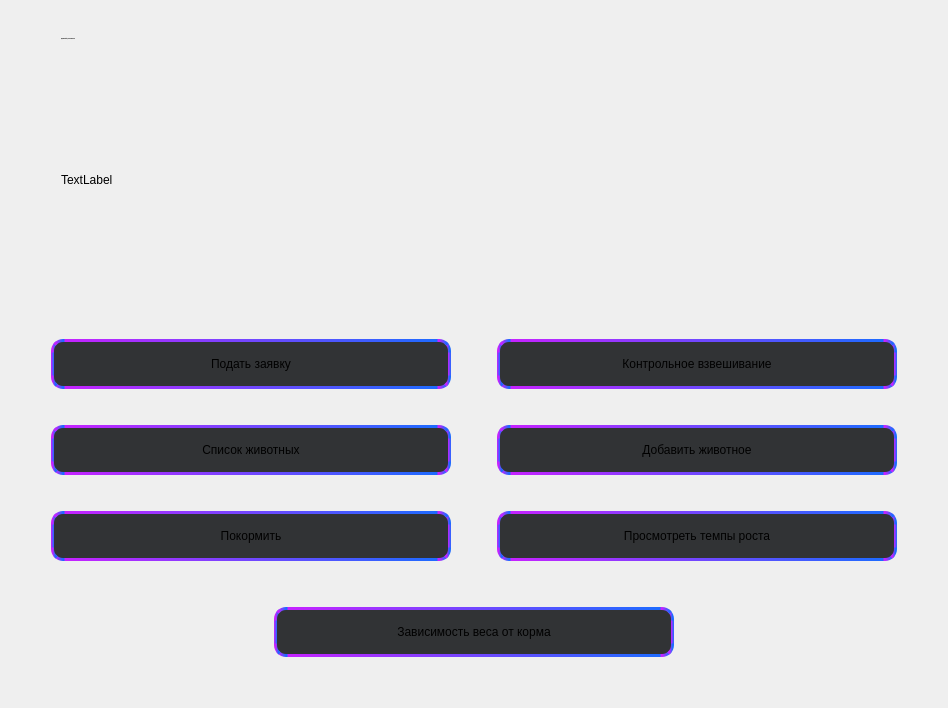
      <widget class="QWidget" name="tab_worker">
       <attribute name="title">
        <string>Рабочий</string>
       </attribute>
       <layout class="QVBoxLayout" name="verticalLayout_4">
        <item>
         <spacer name="verticalSpacer_33">
          <property name="orientation">
           <enum>Qt::Vertical</enum>
          </property>
          <property name="sizeType">
           <enum>QSizePolicy::Preferred</enum>
          </property>
          <property name="sizeHint" stdset="0">
           <size>
            <width>20</width>
            <height>18</height>
           </size>
          </property>
         </spacer>
        </item>
        <item>
         <layout class="QHBoxLayout" name="horizontalLayout_5">
          <item>
           <spacer name="horizontalSpacer_38">
            <property name="orientation">
             <enum>Qt::Horizontal</enum>
            </property>
            <property name="sizeType">
             <enum>QSizePolicy::Preferred</enum>
            </property>
            <property name="sizeHint" stdset="0">
             <size>
              <width>50</width>
              <height>20</height>
             </size>
            </property>
           </spacer>
          </item>
          <item>
           <widget class="QLabel" name="lbl_hi_1">
            <property name="font">
             <font>
              <family>Roboto</family>
              <pointsize>-1</pointsize>
              <weight>75</weight>
              <bold>true</bold>
             </font>
            </property>
            <property name="text">
             <string>Здравствуйте, Пользователь !</string>
            </property>
            <property name="alignment">
             <set>Qt::AlignLeading|Qt::AlignLeft|Qt::AlignVCenter</set>
            </property>
           </widget>
          </item>
          <item>
           <spacer name="horizontalSpacer_39">
            <property name="orientation">
             <enum>Qt::Horizontal</enum>
            </property>
            <property name="sizeHint" stdset="0">
             <size>
              <width>40</width>
              <height>20</height>
             </size>
            </property>
           </spacer>
          </item>
         </layout>
        </item>
        <item>
         <spacer name="verticalSpacer_34">
          <property name="orientation">
           <enum>Qt::Vertical</enum>
          </property>
          <property name="sizeType">
           <enum>QSizePolicy::Preferred</enum>
          </property>
          <property name="sizeHint" stdset="0">
           <size>
            <width>20</width>
            <height>25</height>
           </size>
          </property>
         </spacer>
        </item>
        <item>
         <layout class="QHBoxLayout" name="horizontalLayout_6">
          <item>
           <spacer name="horizontalSpacer_40">
            <property name="orientation">
             <enum>Qt::Horizontal</enum>
            </property>
            <property name="sizeType">
             <enum>QSizePolicy::Minimum</enum>
            </property>
            <property name="sizeHint" stdset="0">
             <size>
              <width>50</width>
              <height>20</height>
             </size>
            </property>
           </spacer>
          </item>
          <item>
           <widget class="QLabel" name="lbl_descript_1">
            <property name="text">
             <string>TextLabel</string>
            </property>
           </widget>
          </item>
          <item>
           <spacer name="horizontalSpacer_41">
            <property name="orientation">
             <enum>Qt::Horizontal</enum>
            </property>
            <property name="sizeType">
             <enum>QSizePolicy::Preferred</enum>
            </property>
            <property name="sizeHint" stdset="0">
             <size>
              <width>40</width>
              <height>20</height>
             </size>
            </property>
           </spacer>
          </item>
          <item>
           <widget class="QLabel" name="img_worker">
            <property name="minimumSize">
             <size>
              <width>200</width>
              <height>200</height>
             </size>
            </property>
            <property name="maximumSize">
             <size>
              <width>200</width>
              <height>200</height>
             </size>
            </property>
            <property name="text">
             <string/>
            </property>
            <property name="scaledContents">
             <bool>true</bool>
            </property>
           </widget>
          </item>
          <item>
           <spacer name="horizontalSpacer_42">
            <property name="orientation">
             <enum>Qt::Horizontal</enum>
            </property>
            <property name="sizeType">
             <enum>QSizePolicy::Minimum</enum>
            </property>
            <property name="sizeHint" stdset="0">
             <size>
              <width>40</width>
              <height>20</height>
             </size>
            </property>
           </spacer>
          </item>
         </layout>
        </item>
        <item>
         <spacer name="verticalSpacer_35">
          <property name="orientation">
           <enum>Qt::Vertical</enum>
          </property>
          <property name="sizeType">
           <enum>QSizePolicy::Preferred</enum>
          </property>
          <property name="sizeHint" stdset="0">
           <size>
            <width>20</width>
            <height>23</height>
           </size>
          </property>
         </spacer>
        </item>
        <item>
         <layout class="QGridLayout" name="gridLayout_3">
          <item row="5" column="2">
           <widget class="QPushButton" name="btn_feed">
            <property name="minimumSize">
             <size>
              <width>400</width>
              <height>50</height>
             </size>
            </property>
            <property name="styleSheet">
             <string notr="true">QPushButton{
	background-color: #313335;
	border: 3px qlineargradient(spread:pad, x1:0, y1:0, x2:1, y2:0, stop:0 #C622FF, stop:1 #1D6BFF);
	border-style: solid;
	border-radius: 12%;
}
QPushButton:hover{
background-color:  #5C6164;
}

QPushButton:pressed{
background-color:  #5C6164;
}

QPushButton:after{
background-color:  #5C6164;
}</string>
            </property>
            <property name="text">
             <string>Покормить</string>
            </property>
           </widget>
          </item>
          <item row="3" column="1">
           <spacer name="horizontalSpacer_33">
            <property name="orientation">
             <enum>Qt::Horizontal</enum>
            </property>
            <property name="sizeHint" stdset="0">
             <size>
              <width>40</width>
              <height>20</height>
             </size>
            </property>
           </spacer>
          </item>
          <item row="3" column="5">
           <spacer name="horizontalSpacer_29">
            <property name="orientation">
             <enum>Qt::Horizontal</enum>
            </property>
            <property name="sizeHint" stdset="0">
             <size>
              <width>40</width>
              <height>20</height>
             </size>
            </property>
           </spacer>
          </item>
          <item row="1" column="4">
           <widget class="QPushButton" name="btn_control_weighing">
            <property name="minimumSize">
             <size>
              <width>400</width>
              <height>50</height>
             </size>
            </property>
            <property name="styleSheet">
             <string notr="true">QPushButton{
	background-color: #313335;
	border: 3px qlineargradient(spread:pad, x1:0, y1:0, x2:1, y2:0, stop:0 #C622FF, stop:1 #1D6BFF);
	border-style: solid;
	border-radius: 12%;
}
QPushButton:hover{
background-color:  #5C6164;
}

QPushButton:pressed{
background-color:  #5C6164;
}

QPushButton:after{
background-color:  #5C6164;
}</string>
            </property>
            <property name="text">
             <string>Контрольное взвешивание</string>
            </property>
           </widget>
          </item>
          <item row="5" column="1">
           <spacer name="horizontalSpacer_31">
            <property name="orientation">
             <enum>Qt::Horizontal</enum>
            </property>
            <property name="sizeHint" stdset="0">
             <size>
              <width>40</width>
              <height>20</height>
             </size>
            </property>
           </spacer>
          </item>
          <item row="5" column="4">
           <widget class="QPushButton" name="btn_growth_rate">
            <property name="minimumSize">
             <size>
              <width>400</width>
              <height>50</height>
             </size>
            </property>
            <property name="styleSheet">
             <string notr="true">QPushButton{
	background-color: #313335;
	border: 3px qlineargradient(spread:pad, x1:0, y1:0, x2:1, y2:0, stop:0 #C622FF, stop:1 #1D6BFF);
	border-style: solid;
	border-radius: 12%;
}
QPushButton:hover{
background-color:  #5C6164;
}

QPushButton:pressed{
background-color:  #5C6164;
}

QPushButton:after{
background-color:  #5C6164;
}</string>
            </property>
            <property name="text">
             <string>Просмотреть темпы роста</string>
            </property>
           </widget>
          </item>
          <item row="0" column="2">
           <spacer name="verticalSpacer_27">
            <property name="orientation">
             <enum>Qt::Vertical</enum>
            </property>
            <property name="sizeHint" stdset="0">
             <size>
              <width>20</width>
              <height>30</height>
             </size>
            </property>
           </spacer>
          </item>
          <item row="0" column="4">
           <spacer name="verticalSpacer_26">
            <property name="orientation">
             <enum>Qt::Vertical</enum>
            </property>
            <property name="sizeHint" stdset="0">
             <size>
              <width>20</width>
              <height>30</height>
             </size>
            </property>
           </spacer>
          </item>
          <item row="2" column="4">
           <spacer name="verticalSpacer_32">
            <property name="orientation">
             <enum>Qt::Vertical</enum>
            </property>
            <property name="sizeHint" stdset="0">
             <size>
              <width>20</width>
              <height>30</height>
             </size>
            </property>
           </spacer>
          </item>
          <item row="3" column="4">
           <widget class="QPushButton" name="btn_add_animal">
            <property name="minimumSize">
             <size>
              <width>400</width>
              <height>50</height>
             </size>
            </property>
            <property name="styleSheet">
             <string notr="true">QPushButton{
	background-color: #313335;
	border: 3px qlineargradient(spread:pad, x1:0, y1:0, x2:1, y2:0, stop:0 #C622FF, stop:1 #1D6BFF);
	border-style: solid;
	border-radius: 12%;
}
QPushButton:hover{
background-color:  #5C6164;
}

QPushButton:pressed{
background-color:  #5C6164;
}

QPushButton:after{
background-color:  #5C6164;
}</string>
            </property>
            <property name="text">
             <string>Добавить животное</string>
            </property>
           </widget>
          </item>
          <item row="4" column="4">
           <spacer name="verticalSpacer_25">
            <property name="orientation">
             <enum>Qt::Vertical</enum>
            </property>
            <property name="sizeHint" stdset="0">
             <size>
              <width>20</width>
              <height>30</height>
             </size>
            </property>
           </spacer>
          </item>
          <item row="3" column="2">
           <widget class="QPushButton" name="btn_list_animals_3">
            <property name="minimumSize">
             <size>
              <width>400</width>
              <height>50</height>
             </size>
            </property>
            <property name="styleSheet">
             <string notr="true">QPushButton{
	background-color: #313335;
	border: 3px qlineargradient(spread:pad, x1:0, y1:0, x2:1, y2:0, stop:0 #C622FF, stop:1 #1D6BFF);
	border-style: solid;
	border-radius: 12%;
}
QPushButton:hover{
background-color:  #5C6164;
}

QPushButton:pressed{
background-color:  #5C6164;
}

QPushButton:after{
background-color:  #5C6164;
}</string>
            </property>
            <property name="text">
             <string>Список животных</string>
            </property>
           </widget>
          </item>
          <item row="2" column="2">
           <spacer name="verticalSpacer_30">
            <property name="orientation">
             <enum>Qt::Vertical</enum>
            </property>
            <property name="sizeHint" stdset="0">
             <size>
              <width>20</width>
              <height>30</height>
             </size>
            </property>
           </spacer>
          </item>
          <item row="3" column="3">
           <spacer name="horizontalSpacer_32">
            <property name="orientation">
             <enum>Qt::Horizontal</enum>
            </property>
            <property name="sizeHint" stdset="0">
             <size>
              <width>40</width>
              <height>20</height>
             </size>
            </property>
           </spacer>
          </item>
          <item row="4" column="2">
           <spacer name="verticalSpacer_28">
            <property name="orientation">
             <enum>Qt::Vertical</enum>
            </property>
            <property name="sizeHint" stdset="0">
             <size>
              <width>20</width>
              <height>30</height>
             </size>
            </property>
           </spacer>
          </item>
          <item row="5" column="5">
           <spacer name="horizontalSpacer_30">
            <property name="orientation">
             <enum>Qt::Horizontal</enum>
            </property>
            <property name="sizeHint" stdset="0">
             <size>
              <width>40</width>
              <height>20</height>
             </size>
            </property>
           </spacer>
          </item>
          <item row="1" column="1">
           <spacer name="horizontalSpacer_36">
            <property name="orientation">
             <enum>Qt::Horizontal</enum>
            </property>
            <property name="sizeHint" stdset="0">
             <size>
              <width>40</width>
              <height>20</height>
             </size>
            </property>
           </spacer>
          </item>
          <item row="1" column="3">
           <spacer name="horizontalSpacer_37">
            <property name="orientation">
             <enum>Qt::Horizontal</enum>
            </property>
            <property name="sizeHint" stdset="0">
             <size>
              <width>40</width>
              <height>20</height>
             </size>
            </property>
           </spacer>
          </item>
          <item row="1" column="5">
           <spacer name="horizontalSpacer_34">
            <property name="orientation">
             <enum>Qt::Horizontal</enum>
            </property>
            <property name="sizeHint" stdset="0">
             <size>
              <width>40</width>
              <height>20</height>
             </size>
            </property>
           </spacer>
          </item>
          <item row="5" column="3">
           <spacer name="horizontalSpacer_35">
            <property name="orientation">
             <enum>Qt::Horizontal</enum>
            </property>
            <property name="sizeHint" stdset="0">
             <size>
              <width>40</width>
              <height>20</height>
             </size>
            </property>
           </spacer>
          </item>
          <item row="1" column="2">
           <widget class="QPushButton" name="btn_application_3">
            <property name="minimumSize">
             <size>
              <width>400</width>
              <height>50</height>
             </size>
            </property>
            <property name="sizeIncrement">
             <size>
              <width>0</width>
              <height>50</height>
             </size>
            </property>
            <property name="styleSheet">
             <string notr="true">QPushButton{
	background-color: #313335;
	border: 3px qlineargradient(spread:pad, x1:0, y1:0, x2:1, y2:0, stop:0 #C622FF, stop:1 #1D6BFF);
	border-style: solid;
	border-radius: 12%;
}
QPushButton:hover{
background-color:  #5C6164;
}

QPushButton:pressed{
background-color:  #5C6164;
}

QPushButton:after{
background-color:  #5C6164;
}</string>
            </property>
            <property name="text">
             <string>Подать заявку</string>
            </property>
           </widget>
          </item>
         </layout>
        </item>
        <item>
         <spacer name="verticalSpacer_29">
          <property name="orientation">
           <enum>Qt::Vertical</enum>
          </property>
          <property name="sizeHint" stdset="0">
           <size>
            <width>20</width>
            <height>40</height>
           </size>
          </property>
         </spacer>
        </item>
        <item>
         <layout class="QHBoxLayout" name="horizontalLayout_7">
          <item>
           <spacer name="horizontalSpacer_43">
            <property name="orientation">
             <enum>Qt::Horizontal</enum>
            </property>
            <property name="sizeHint" stdset="0">
             <size>
              <width>40</width>
              <height>20</height>
             </size>
            </property>
           </spacer>
          </item>
          <item>
           <widget class="QPushButton" name="btn_weight_feed">
            <property name="minimumSize">
             <size>
              <width>400</width>
              <height>50</height>
             </size>
            </property>
            <property name="styleSheet">
             <string notr="true">QPushButton{
	background-color: #313335;
	border: 3px qlineargradient(spread:pad, x1:0, y1:0, x2:1, y2:0, stop:0 #C622FF, stop:1 #1D6BFF);
	border-style: solid;
	border-radius: 12%;
}
QPushButton:hover{
background-color:  #5C6164;
}

QPushButton:pressed{
background-color:  #5C6164;
}

QPushButton:after{
background-color:  #5C6164;
}</string>
            </property>
            <property name="text">
             <string>Зависимость веса от корма</string>
            </property>
           </widget>
          </item>
          <item>
           <spacer name="horizontalSpacer_44">
            <property name="orientation">
             <enum>Qt::Horizontal</enum>
            </property>
            <property name="sizeHint" stdset="0">
             <size>
              <width>40</width>
              <height>20</height>
             </size>
            </property>
           </spacer>
          </item>
         </layout>
        </item>
        <item>
         <spacer name="verticalSpacer_31">
          <property name="orientation">
           <enum>Qt::Vertical</enum>
          </property>
          <property name="sizeType">
           <enum>QSizePolicy::Preferred</enum>
          </property>
          <property name="sizeHint" stdset="0">
           <size>
            <width>20</width>
            <height>40</height>
           </size>
          </property>
         </spacer>
        </item>
       </layout>
      </widget>
